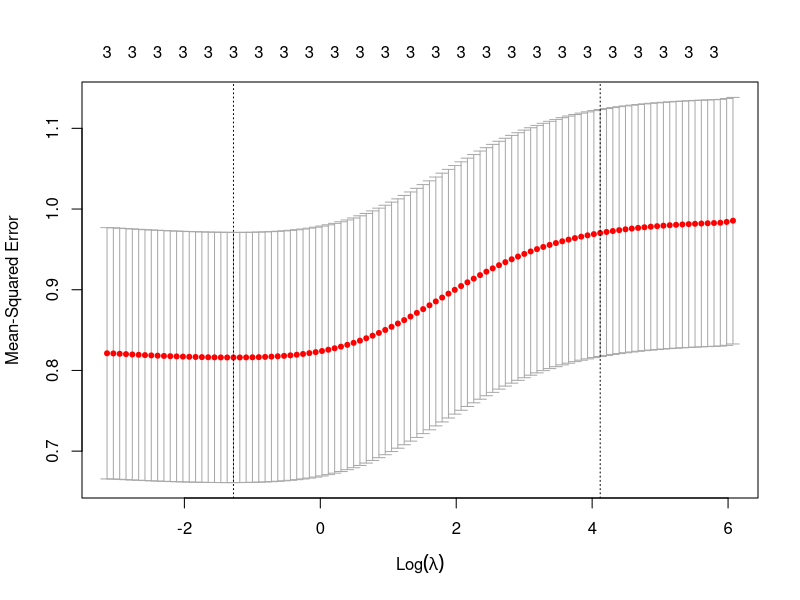

This figure's R source:
## ---- chunk 1
library(knitr)
library(kableExtra)
library(patchwork)

knitr::opts_chunk$set(
  echo = TRUE, 
  fig.width = 6, 
  fig.height = 6, 
  fig.align = "center",
  out.width = "40%", 
  message = FALSE, 
  warning = FALSE
  )
## ---- chunk 2
# Load libraries
library(broom)
library(glmnet)
library(MASS)
library(tidyverse)


# Read in data
eeo = read_csv("../data/equal-education-opportunity.csv")
head(eeo)
## ---- chunk 3
# Get matrices for use in glmnet
X = scale(eeo)[ , 2:4]
Y = scale(eeo)[ , 1]

# Make results reproducible
set.seed(42) 

# Carry out the cross-validation
ridge_cv = cv.glmnet(
  x = X, 
  y = Y, 
  alpha = 0, 
  intercept = FALSE,
  standardize = FALSE
  )

# Extract the lambda value with the lowest mean error
ridge_cv$lambda.min
## ---- chunk 4
plot(ridge_cv)
## ---- chunk 5
# Fit ridge regression
ridge_best = glmnet(
  x = X, 
  y = Y, 
  alpha = 0, 
  lambda = ridge_cv$lambda.min, 
  intercept = FALSE,
  standardize = FALSE
  )

# Show coefficients
tidy(ridge_best)
## ---- chunk 6
# Standardize all the variables and turn into a data frame
z_eeo = scale(eeo) %>%
  data.frame()

# Carry out the cross-validation
ridge_cv_2 = lm.ridge(achievement ~ -1 + faculty + peer + school, data = z_eeo, 
                      lambda = seq(from = 0, to = 50, by = 0.001))

# Obtain d
MASS::select(ridge_cv_2)
## ---- chunk 7
# Fit ridge model
ridge_best_2 = lm.ridge(achievement ~ -1 + faculty + peer + school, data = z_eeo, lambda = 4.02)

# Obtain coefficients
tidy(ridge_best_2)
## ---- chunk 8
# Make reproducible
set.seed(100)

# Fit cross-validated LASSO
lasso_1 = cv.glmnet(
  x = X,
  y = Y,
  alpha = 1,
  intercept = FALSE,
  standardize = FALSE
  )

# Extract d value with lowest CV-MSE
lasso_1$lambda.min
## ---- chunk 9
# Fit LASSO
best_lasso = glmnet(
  x = X,
  y = Y,
  alpha = 1,
  lambda = lasso_1$lambda.min,
  intercept = FALSE,
  standardize = FALSE
  )

# Show coefficients
tidy(best_lasso)
## ---- chunk 10
# Make reproducible
set.seed(1000000)

# Fit cross-validated elastic net 
elastic_net_1 = cv.glmnet(
  x = X,
  y = Y,
  alpha = 0.5,
  intercept = FALSE,
  standardize = FALSE
  )

# Extract d value with lowest CV-MSE
elastic_net_1$lambda.min
## ---- chunk 11
# Fit elastic net
best_elastic_net = glmnet(
  x = X,
  y = Y,
  alpha = 0.5,
  lambda = elastic_net_1$lambda.min,
  intercept = FALSE,
  standardize = FALSE
  )

# Get coefficients
tidy(best_elastic_net)
## ---- chunk 12
usa = read_csv("../data/states-2019.csv")

X = usa[ , 3:9] %>% scale()
Y = usa[ , 2] %>% scale()

# Make reproducible
set.seed(3)

# Fit cross-validated elastic net 
en_results = cv.glmnet(
  x = X,
  y = Y,
  alpha = 0.5,
  intercept = FALSE,
  standardize = FALSE
  )

# Extract d value with lowest CV-MSE
en_results$lambda.min

# Re-fit elastic net
en_model = glmnet(
  x = X,
  y = Y,
  alpha = 0.5,
  lambda = en_results$lambda.min,
  intercept = FALSE,
  standardize = FALSE
  )

# Get coefficients
tidy(en_model)
